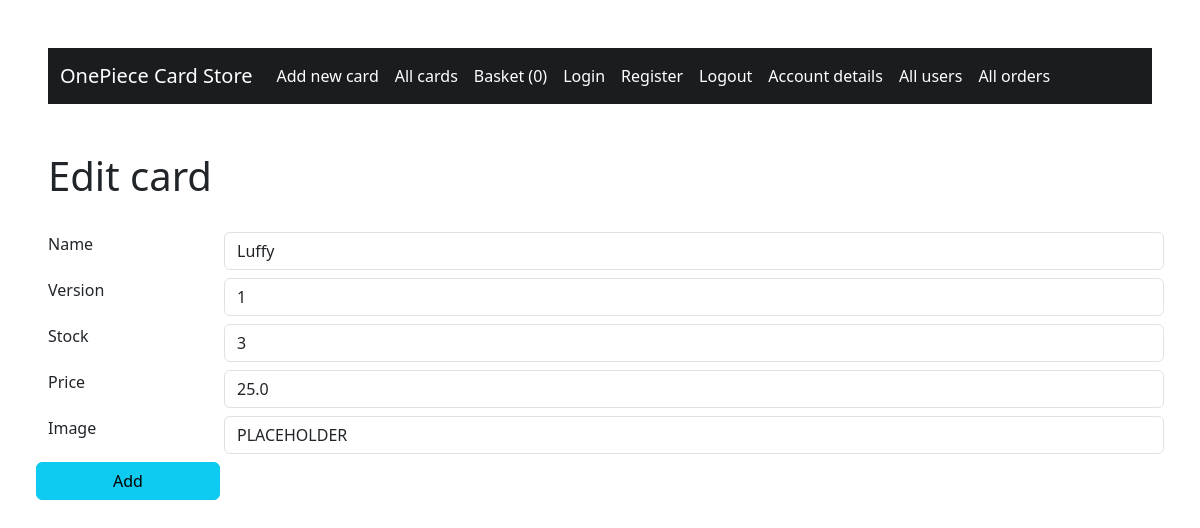
Page /edit_card/1 (signed in) on the committed database.
### databases.py (models this page shows)
class Card(db.Model):
    id = db.Column(db.Integer, primary_key=True)
    name = db.Column(db.String(30))
    version = db.Column(db.String(10))
    stock = db.Column(db.Integer)
    price = db.Column(db.Float)
    image = db.Column(db.String(250))

### main.py (the view, shortened to what this page needs)
@app.route("/edit_card/<int:card_id>", methods=["GET", "POST"])
@login_required
@admin_required
def edit_card(card_id):
    card = Card.query.filter(Card.id == card_id).first()
    form = CardForm(obj=card)
    return render_template("edit_card.html", form=form, card=card)

### forms.py
class CardForm(FlaskForm):
    name = StringField("Name")
    version = StringField("Version")
    stock = IntegerField("Stock")
    price = FloatField("Price")
    image = StringField()

### main.py (called while the page is built)
@login_manager.user_loader
def load_user(id):
    return User.query.filter(User.id == id).first()

def admin_required(f):
    @wraps(f)
    def decorated_function(*args, **kwargs):
        if not login_manager._login_disabled:
            if not current_user.is_authenticated or not current_user.is_admin:
                flash('Access denied: You need to be an admin to access this page.')
                return redirect(url_for('index'))
        return f(*args, **kwargs)
    return decorated_function

### templates/edit_card.html (shortened to what this page needs)
{% extends "base.html" %}
{% block body %}
<div class="mx-lg-5 pb-lg-4">
    <h1>Edit card</h1>
</div>
<div class="mx-lg-5">
    <form id="card-form" action="{{ url_for('edit_card', card_id=card.id) }}" method="POST">
        <div class="row pb-lg-2">
            {{ form.name.label(class_="col-2 form-label") }}
            {{ form.name(class_="col form-control") }}
        </div>
        <div class="row pb-lg-2">
            {{ form.version.label(class_="col-2 form-label") }}
            {{ form.version(class_="col form-control") }}
        </div>
        <div class="row pb-lg-2">
            {{ form.stock.label(class_="col-2 form-label") }}
            {{ form.stock(class_="col form-control") }}
        </div>
        <div class="row pb-lg-2">
            {{ form.price.label(class_="col-2 form-label") }}
            {{ form.price(class_="col form-control") }}
        </div>
        <div class="row pb-lg-2">
            {{ form.image.label(class_="col-2 form-label") }}
            {{ form.image(class_="col form-control") }}
        </div>
        <div class="row col-lg-2 pb-lg-2">
            <input type="submit" value="Add" class="btn btn-info">
        </div>
    </form>
</div>
{% endblock %}

### rows in the picture
Card: name "Luffy", version "1", stock "3", price "25.0", image "PLACEHOLDER"

### other values in the picture
{{ session['basket']|length }} "0"
